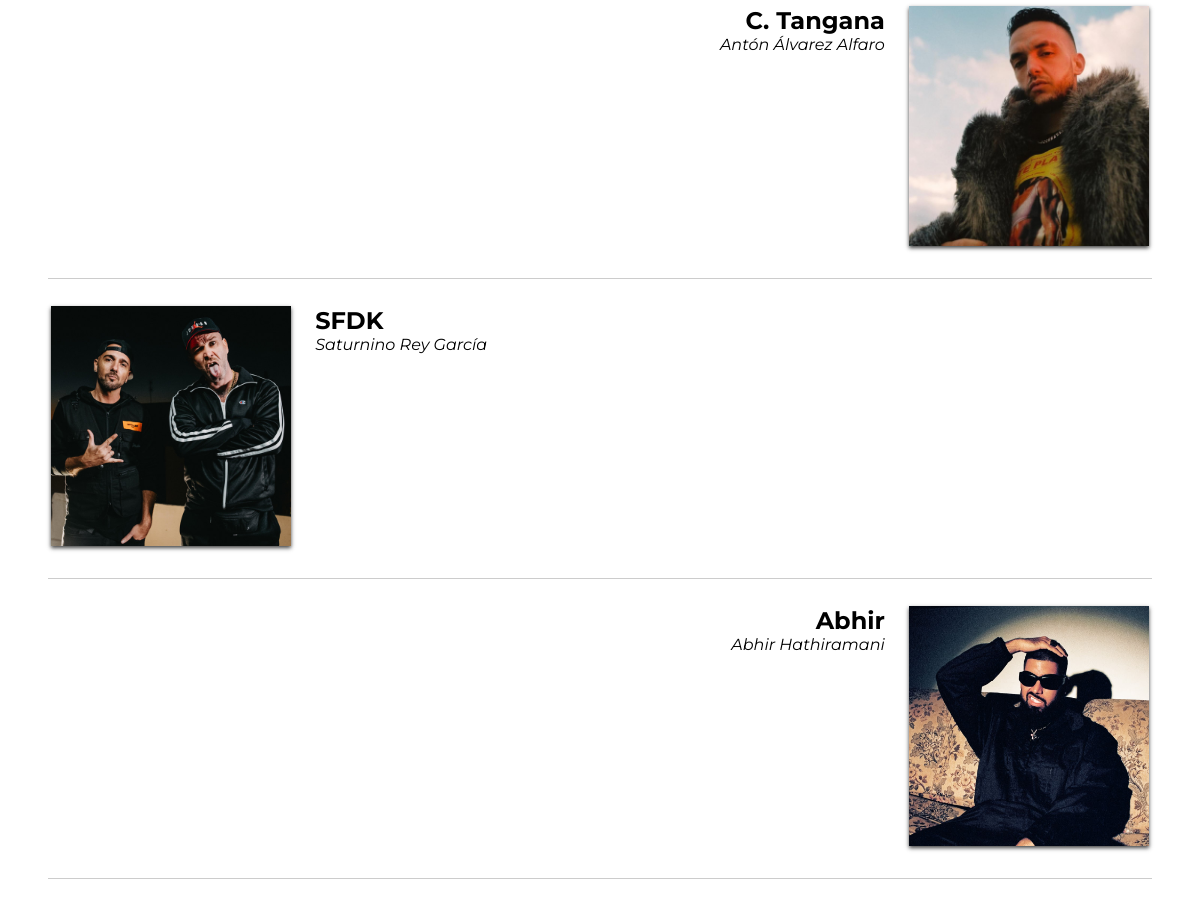
The page /PHP/artistas.php (middle part) on the database as committed earlier.
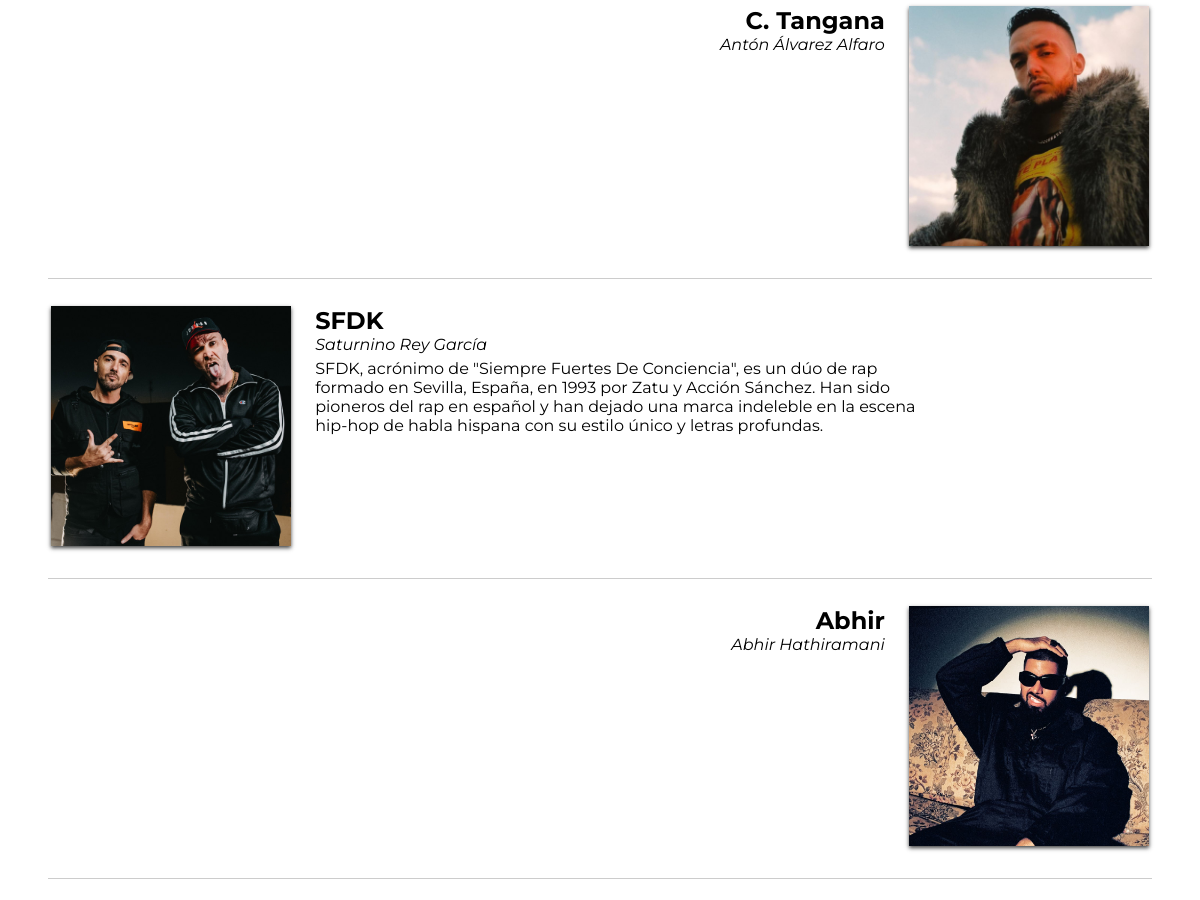
The same page on the database as committed later.
### tables this page shows
CREATE TABLE `artistas` (
  `ID` int(3) NOT NULL,
  `Nombre_Artistico` varchar(50) NOT NULL,
  `Nombre` varchar(20) NOT NULL,
  `Apellido1` varchar(20) NOT NULL,
  `Apellido2` varchar(20) NOT NULL,
  `Descripción` varchar(2000) NOT NULL,
  `Foto` varchar(200) NOT NULL
);

### PHP/artistas.php (the view, shortened to what this page needs)
<!DOCTYPE html>
<html lang="en">
<head>
    <link rel="stylesheet" href="../CSS/IndexPHP.css">
</head>
<body>
        <?php require('Header.php'); ?>
    <main>
        <?php
        require('../../Mi-Proyecto/PHP/conexionBDD.php');
        $sql = "SELECT * FROM artistas";
        $result = $conexion->query($sql);
        ?>
        <div class="contenedor-artistas">
            <?php
            if ($result->num_rows > 0) {
                $total_rows = $result->num_rows;
                $current_index = 1;
                while ($row = $result->fetch_assoc()) {
                    $ruta_relativa = str_replace($_SERVER['DOCUMENT_ROOT'], '', $row['Foto']);
                    $es_ultimo = ($current_index == $total_rows) ? 'ultimo-artista' : '';
            ?>
                    <div class="artista <?php echo $es_ultimo; ?>">
                        <img src="<?php echo $ruta_relativa; ?>" alt="<?php echo $row['Nombre_Artistico']; ?>" class="imagen-artista">
                        <div class="info-artista">
                            <h2 class="nombre-artista"><a href="../PHP/discos.php?artista=<?php echo urlencode($row['Nombre_Artistico']); ?>" class="enlace-artistas-discos"><?php echo $row['Nombre_Artistico']; ?></a></h2>
                            <p class="nombre-completo"><i><?php echo $row['Nombre'] . ' ' . $row['Apellido1'] . ' ' . $row['Apellido2']; ?></i></p>
                            <p class="descripcion-artista"><?php echo $row['Descripción'] ?></p>
                        </div>
                    </div>
            <?php
                    $current_index++;
                }
            } else {
                echo "No se encontraron artistas.";
            }
            ?>
        </div>
    </main>
        <?php require('footer.php'); ?>
</body>
</html>

Rows that differ between the two databases and show on the page:
changed artistas "SFDK": Descripción (not shown) → "SFDK, acrónimo de \"Siempre Fuertes De Conciencia\", es un dúo de rap formado en Sevilla, España, en 1993 por Zatu y Acción Sánchez. Han sido pioneros del rap en español y han dejado una marca indeleble en la escena hip-hop de habla hispana con su estilo único y letras profundas."
